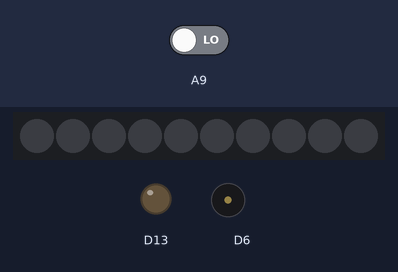
A sketch run on a simulated Adafruit Circuit Playground Express. On the bench: 10 RGB LEDs in strip order, left to right, output pins drawn as LEDs (lit = HIGH), buzzer (waves = sounding). The inputs (shaded band) are chosen by the test bench; at power-on: A9 LOW.

Above: at 1.2 s.
1.3 s: A9 driven HIGH
At 1.5 s:
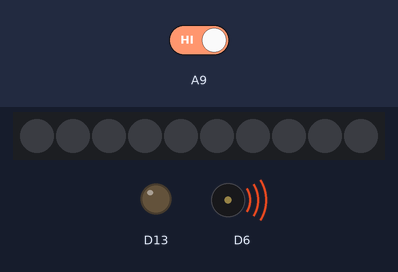
4.0 s: A9 driven LOW
At 4.7 s:
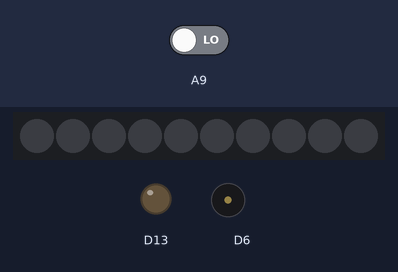
Timing chart, 0 to 7.0 s (numbered marks = the images above; inputs shaded):
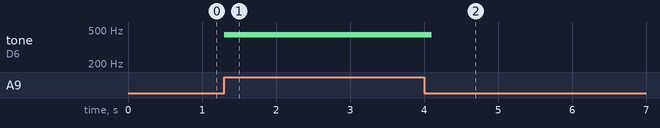

Measured:
- after the input at 1.3 s, tone on D6: silent → 440 Hz at once
- after the input at 4.0 s, tone on D6: 440 Hz → silent after 0.10 s

The sketch:

ArtScience_AlarmaMovimiento.ino
```cpp
/*Tomas de Camino Beck
  www.funcostarica.org

*/
#include <Adafruit_CircuitPlayground.h>
#include <Wire.h>
#include <SPI.h>

#define MAX 15000 //maximo de actividad

int count = 0;

void setup() {
  // put your setup code here, to run once:
  pinMode(A9, INPUT);
  Serial.begin(9600);
  CircuitPlayground.begin();
}

void loop() {
  // put your main code here, to run repeatedly:

  if (digitalRead(A9)) {
    CircuitPlayground.playTone(440, 200);
  };
}

void pixelMeter(float value, float minimum, float maximum) {
  int p = map(value, minimum, maximum, 0, 9);
  CircuitPlayground.clearPixels();
  for (int i = 0; i <= p; i++) {
    int c = map(i, 0, 9, 0, 255);
    CircuitPlayground.setPixelColor(i, CircuitPlayground.strip.Color(255, 0, 0));
  }
}
```
